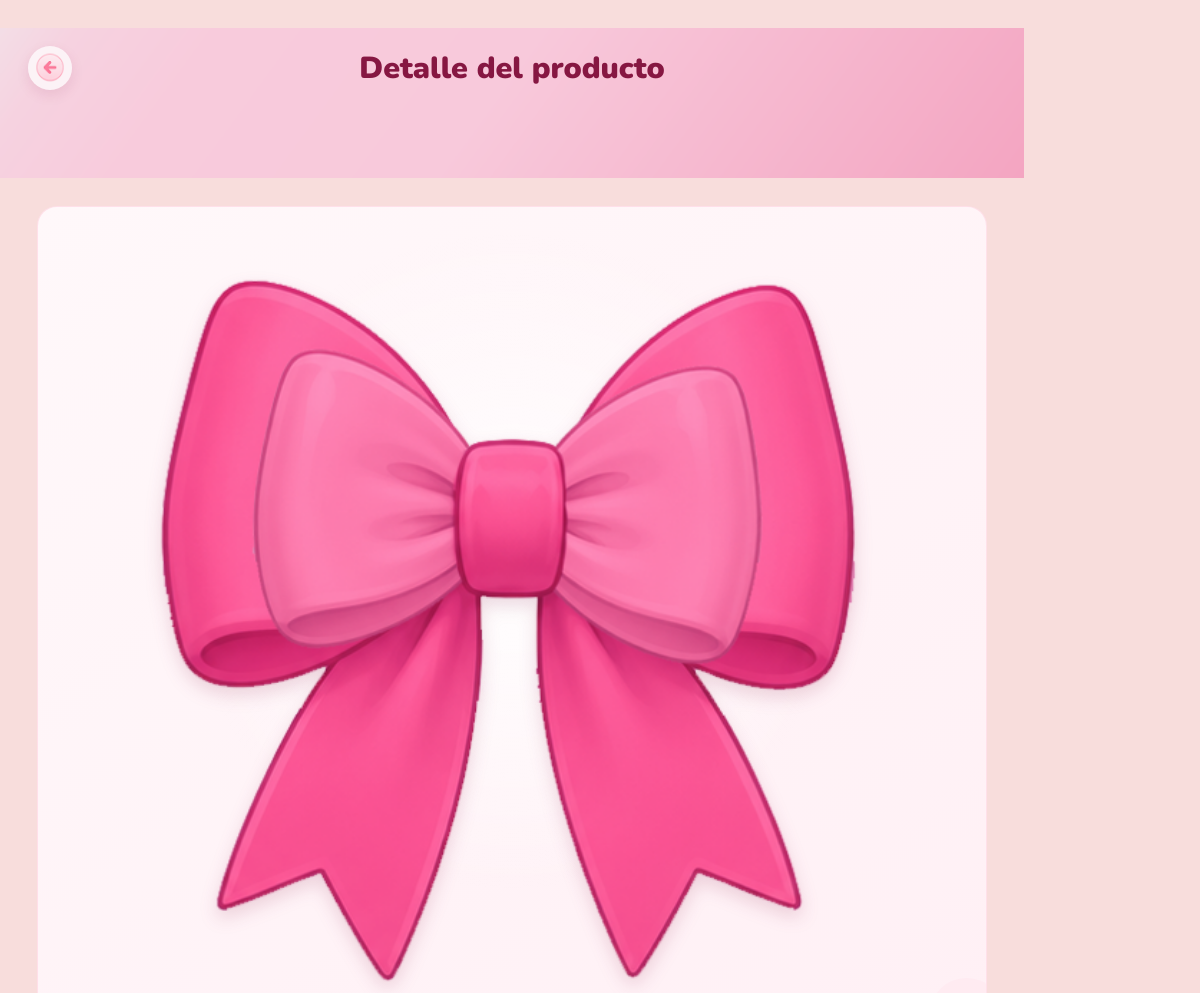
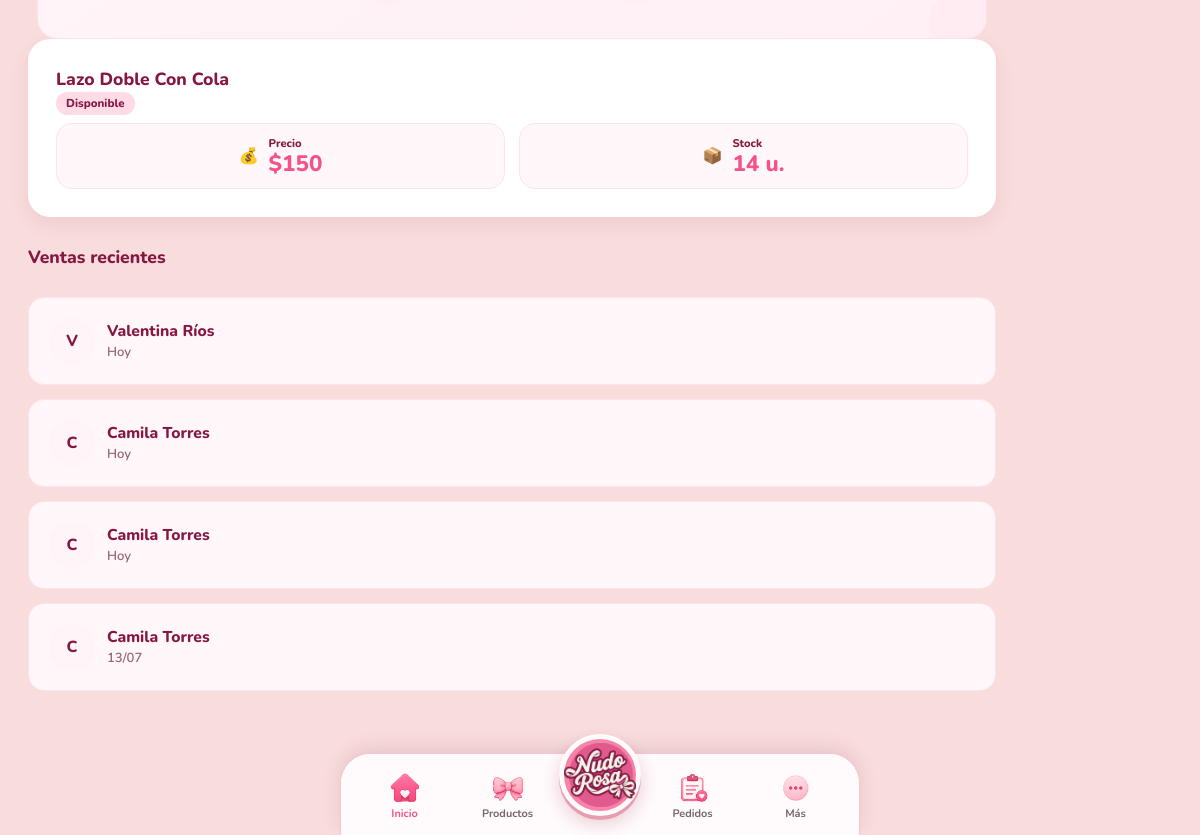
Page /productos/1 (signed in) on the committed database (2 pictures, top to bottom).
### models.py (models this page shows)
class Producto(Base):
    __tablename__ = "productos"
    __table_args__ = (
        CheckConstraint("costo_produccion >= 0", name="ck_producto_costo_no_negativo"),
        CheckConstraint("precio_publico >= 0", name="ck_producto_precio_no_negativo"),
        CheckConstraint("stock_actual >= 0", name="ck_producto_stock_no_negativo"),
    )
    id: Mapped[int] = mapped_column(primary_key=True)
    nombre: Mapped[str] = mapped_column(String(160))
    imagen: Mapped[str | None] = mapped_column(String(255), default=None)
    costo_produccion: Mapped[int] = mapped_column(Integer, default=0)
    precio_publico: Mapped[int] = mapped_column(Integer, default=0)
    stock_actual: Mapped[int] = mapped_column(Integer, default=0)
    activo: Mapped[bool] = mapped_column(default=True)
    creado_en: Mapped[datetime] = mapped_column(DateTime, default=datetime.utcnow)
    actualizado_en: Mapped[datetime] = mapped_column(
        DateTime, default=datetime.utcnow, onupdate=datetime.utcnow
    )
    colores: Mapped[list["ProductoColor"]] = relationship(back_populates="producto")

### main.py (the view)
@app.get("/productos/{producto_id}")
async def producto_detalle(request: Request, producto_id: int, db: Session = Depends(get_db)):
    producto = productos_service.get_producto(db, producto_id)
    if producto is None:
        raise HTTPException(status_code=404, detail="Producto no encontrado")
    configuracion = seguridad_service.obtener_configuracion(db)
    return templates.TemplateResponse(
        request=request,
        name="producto_detalle.html",
        context={
            "active_nav": "productos",
            "producto": _serializar_producto(producto),
            "estado": _estado_producto(producto.stock_actual, configuracion.limite_poco_stock),
            "ventas_recientes": pedidos_service.listar_ventas_recientes_por_producto(db, producto_id),
        },
    )

### templates/producto_detalle.html (shortened to what this page needs)
{% extends "_base.html" %}
{% block content %}
{% set page_title = "Detalle del producto" %}
{% set back_href = "/productos" %}
{% include "_page_header.html" %}
<div class="bow-card__image">
    {% if producto.imagen %}
    <img src="{{ producto.imagen }}" alt="{{ producto.nombre }}">
    {% else %}
    <span aria-hidden="true">🎀</span>
    {% endif %}
</div>
<section class="summary-card">
    <div class="summary-card__header">
        <h3>{{ producto.nombre }}</h3>
        <span class="pill {{ estado.pill_class }}">
            {{ estado.etiqueta }}
        </span>
    </div>
    <div class="summary-grid summary-grid--2">
        <div class="summary-item">
            <span class="summary-item__icon" aria-hidden="true">💰</span>
            <div class="summary-item__text">
                <small>Precio</small>
                <strong>${{ "{:,}".format(producto.precio_publico) }}</strong>
            </div>
        </div>
        <div class="summary-item">
            <span class="summary-item__icon" aria-hidden="true">📦</span>
            <div class="summary-item__text">
                <small>Stock</small>
                <strong>{{ producto.stock }} u.</strong>
            </div>
        </div>
    </div>
</section>
<h2 class="section-title">Ventas recientes</h2>
<ul class="list">
    {% for v in ventas_recientes %}
    <li>
        <div class="list-row">
            <span class="list-row__avatar">{{ v.cliente[0] }}</span>
            <span class="list-row__body">
                <strong>{{ v.cliente }}</strong>
                <small>{{ v.fecha }}</small>
            </span>
        </div>
    </li>
    {% else %}
    <li class="list-empty">Todavía no se vendió este diseño.</li>
    {% endfor %}
</ul>
{% endblock %}

### rows in the picture
Producto: imagen (picture), nombre "Lazo Doble Con Cola"

### other values in the picture
{{ page_title }} "Detalle del producto"
{{ estado.etiqueta }} "Disponible"
{{ "{:,}".format(producto.precio_publico) }} "150"
{{ producto.stock }} "14"
{{ v.cliente[0] }} "V" "C" "C" "C"
{{ v.cliente }} "Valentina Ríos" "Camila Torres" "Camila Torres" "Camila Torres"
{{ v.fecha }} "Hoy" "Hoy" "Hoy" "13/07"
